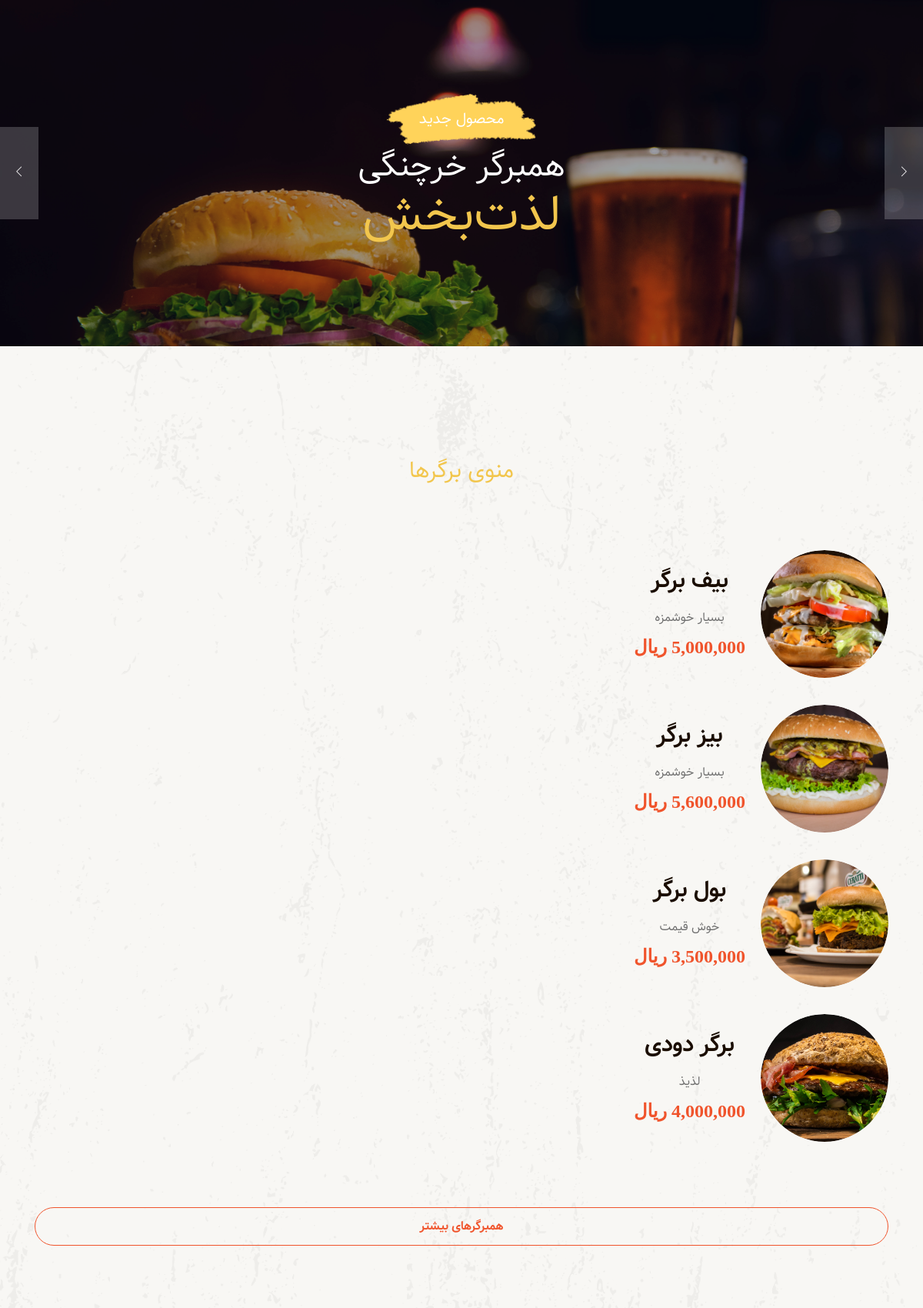
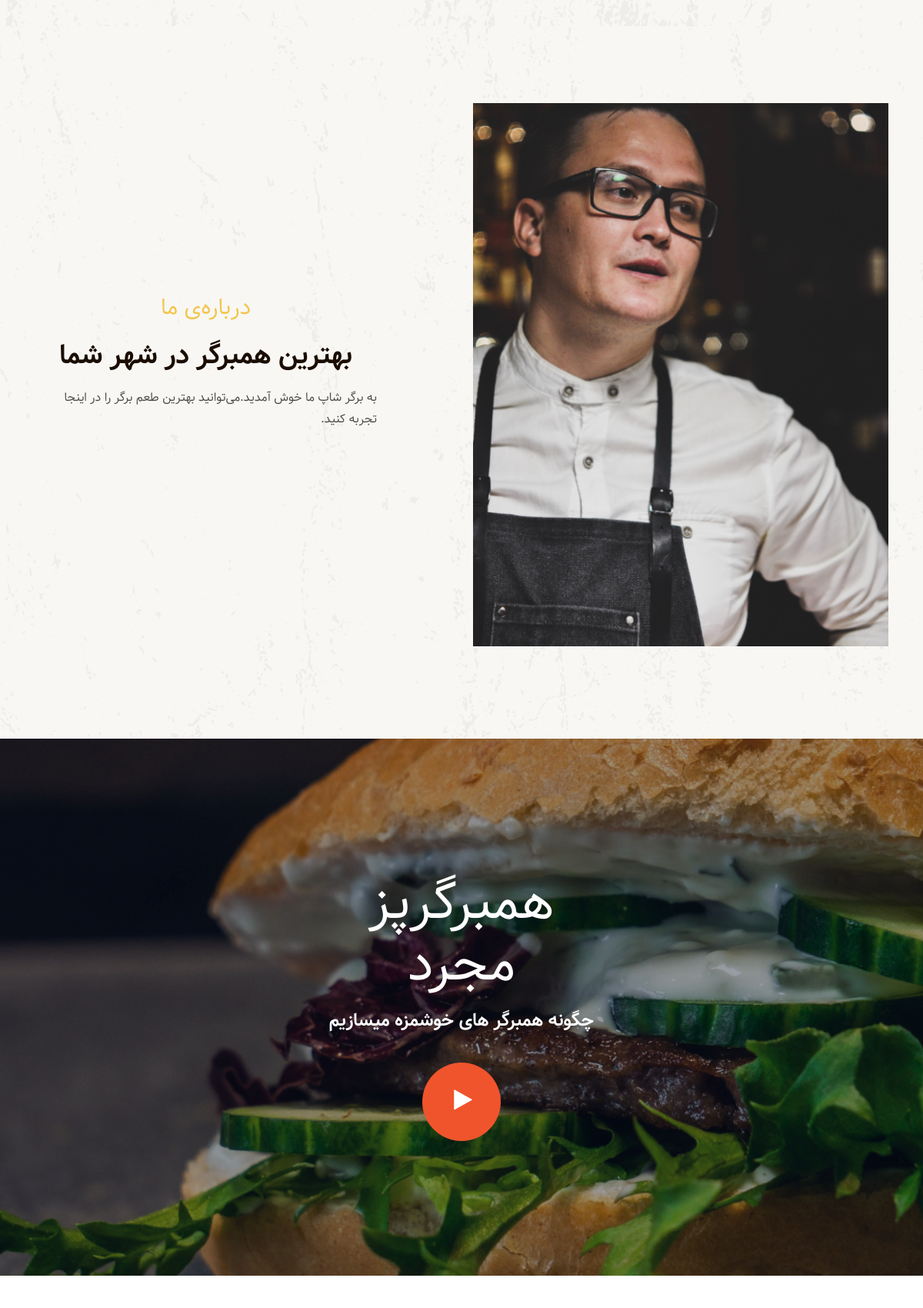
The page / (upper part) on the database its author committed (2 pictures, top to bottom).
### site_module/models.py (models this page shows, shortened)
class Slider(models.Model):
    title=models.CharField(max_length=100,verbose_name="عنوان اسلایدر")
    name=models.CharField(max_length=100,verbose_name="نام محصول")
    short_description=models.CharField(max_length=300,verbose_name="توضیحات کوتاه")
    image=models.ImageField(upload_to='images/sliders',verbose_name="تصویر اسلایدر")
    is_active=models.BooleanField(verbose_name="فعال/غیرفعال")
    class Meta:
        verbose_name="اسلایدر"
        verbose_name_plural="اسلایدر‌ها"

class SiteSetting(models.Model):
    logo=models.ImageField(upload_to="images/site_setting",verbose_name="لوگو سایت")
    url=models.URLField(verbose_name="نشانی سایت")
    phone=models.CharField(null=True,blank=True,verbose_name="شماره تماس")
    email=models.EmailField(null=True,blank=True,verbose_name="ایمیل")
    introduction_text=models.CharField(null=True,blank=True,max_length=300,verbose_name="معرفی سایت")
    about_us_text=models.TextField(null=True,blank=True,verbose_name="متن درباره‌ی ما")
    intro_image=models.ImageField(null=True,upload_to='images/site_setting',verbose_name="تصویر معرفی سایت")
    copy_right=models.TextField(max_length=500,verbose_name="متن کپی‌رایت")
    is_main_setting=models.BooleanField(verbose_name="تنظیمات اصلی")
    class Meta:
        verbose_name="تنظیمات سایت"
        verbose_name_plural="تنظیمات"

### product_module/models.py (models this page shows, shortened)
class Burger(models.Model):
    name=models.CharField(max_length=100,verbose_name="نام محصول")
    price=models.IntegerField(verbose_name="قیمت محصول")
    image=models.ImageField(upload_to="images/products",verbose_name="تصویر محصول")
    short_description=models.CharField(max_length=300,null=True,verbose_name="توضیحات محصول")
    is_active=models.BooleanField(verbose_name='موجود/غیرموجود')
    class Meta:
        verbose_name="محصول"
        verbose_name_plural="محصولات"

### home_module/views.py (the view)
# urls.py: path('',views.HomeView.as_view(),name='index_page'),
class HomeView(View):
    def get(self,request):
        product=Burger.objects.filter(is_active=True)[0:4]
        site_setting=SiteSetting.objects.filter(is_main_setting=True).first()
        sliders=Slider.objects.filter(is_active=True)
        context={
            'burgers':product,
            'site_setting':site_setting,
            'sliders':sliders
        }
        return render(request,'home_module/index.html',context)

### polls/templatetags/poll_extras.py (called while the page is built)
@register.filter(name='three_digits_currency')
def three_digits_currency(value:int):
    return '{:,}'.format(value)+' ریال'

### home_module/templates/home_module/index.html (shortened to what this page needs)
{% extends 'shared/layout.html' %}
{% load thumbnail %}
{% load poll_extras %}
{% block content %}
<div class="slider_area">
    <div class="slider_active owl-carousel">
        {% for slider in sliders %}
        <div class="single_slider d-flex align-items-center slider_bg_{{ forloop.counter }} overlay"
            style="background-image: url('{{ slider.image.url }}');">
            <div class="container">
                <div class="row align-items-center justify-content-center">
                    <div class="col-xl-9 col-md-9 col-md-12">
                        <div class="slider_text text-center">
                            <div class="deal_text">
                                <span>{{ slider.title }}</span>
                            </div>
                            <h3>{{ slider.name }}</h3>
                            <h4>{{ slider.short_description }}</h4>
                        </div>
                    </div>
                </div>
            </div>
        </div>
        {% endfor %}
    </div>
</div>
<div class="best_burgers_area">
    <div class="container">
        <div class="row">
            <div class="col-lg-12">
                <div class="section_title text-center mb-80">
                    <span>منوی برگر‌ها</span>
                </div>
            </div>
        </div>
        <div class="row">
            <div class="col-xl-6 col-md-6 col-lg-6">
                {% for burger in burgers %}
                <div class="single_delicious d-flex align-items-center">
                    <div class="thumb">
                        {% thumbnail burger.image '166x166' quality=95 crop='center' as im %}
                        <img src="{{im.url}}" alt="">
                        {% endthumbnail %}
                    </div>
                    <div class="info">
                        <h3>{{burger.name}}</h3>
                        {% if burger.short_description %}
                        <p>{{burger.short_description}}</p>
                        {% endif %}
                        <span>{{burger.price | three_digits_currency}}</span>
                    </div>
                </div>
                {% endfor %}
            </div>
        </div>
        <div class="row">
            <div class="col-lg-12">
                <div class="iteam_links">
                    <a class="boxed-btn5" href="{% url 'menu_page' %}">همبرگرهای بیشتر</a>
                </div>
            </div>
        </div>
    </div>
</div>
<div class="about_area">
    <div class="container">
        <div class="row align-items-center">
            <div class="col-xl-6 col-lg-6 col-md-6">
                <div class="about_thumb2">
                    <div class="img_1">
                        {% thumbnail site_setting.intro_image '558x730' quality=95 crop='center' as im %}
                        <img src="{{im.url}}" alt="">
                        {% endthumbnail %}
                    </div>
                </div>
            </div>
            <div class="col-xl-5 col-lg-5 offset-lg-1 col-md-6">
                <div class="about_info">
                    <div class="section_title mb-20px">
                        <span>درباره‌ی ما</span>
                        <h3>{{site_setting.introduction_text}}</h3>
                    </div>
                    <p>{{site_setting.about_us_text}}</p>
                </div>
            </div>
        </div>
    </div>
</div>
<div class="video_area video_bg overlay">
    <div class="video_area_inner text-center">
        <h3>همبرگرپز <br>
            مجرد</h3>
        <span>چگونه همبرگر های خوشمزه میسازیم</span>
        <div class="video_payer">
            <a href="https://www.youtube.com/watch?v=vLnPwxZdW4Y" class="video_btn popup-video">
                <i class="fa fa-play"></i>
            </a>
        </div>
    </div>
</div>
<div class="testimonial_area ">
</div>
{% endblock %}

### rows shown on the page
Slider: image (picture), title "محصول جدید", name "همبرگر خرچنگی", short_description "لذت‌بخش"
Burger: shows a picture, name "بیف برگر", short_description "بسیار خوشمزه", price|three_digits_currency "5,000,000 ریال"
Burger: shows a picture, name "بیز برگر", short_description "بسیار خوشمزه", price|three_digits_currency "5,600,000 ریال"
Burger: shows a picture, name "بول برگر", short_description "خوش قیمت", price|three_digits_currency "3,500,000 ریال"
Burger: shows a picture, name "برگر دودی", short_description "لذیذ", price|three_digits_currency "4,000,000 ریال"
SiteSetting: introduction_text "بهترین همبرگر در شهر شما", about_us_text "به برگر شاپ ما خوش آمدید.می‌توانید بهترین طعم برگر را در اینجا تجربه کنید."
